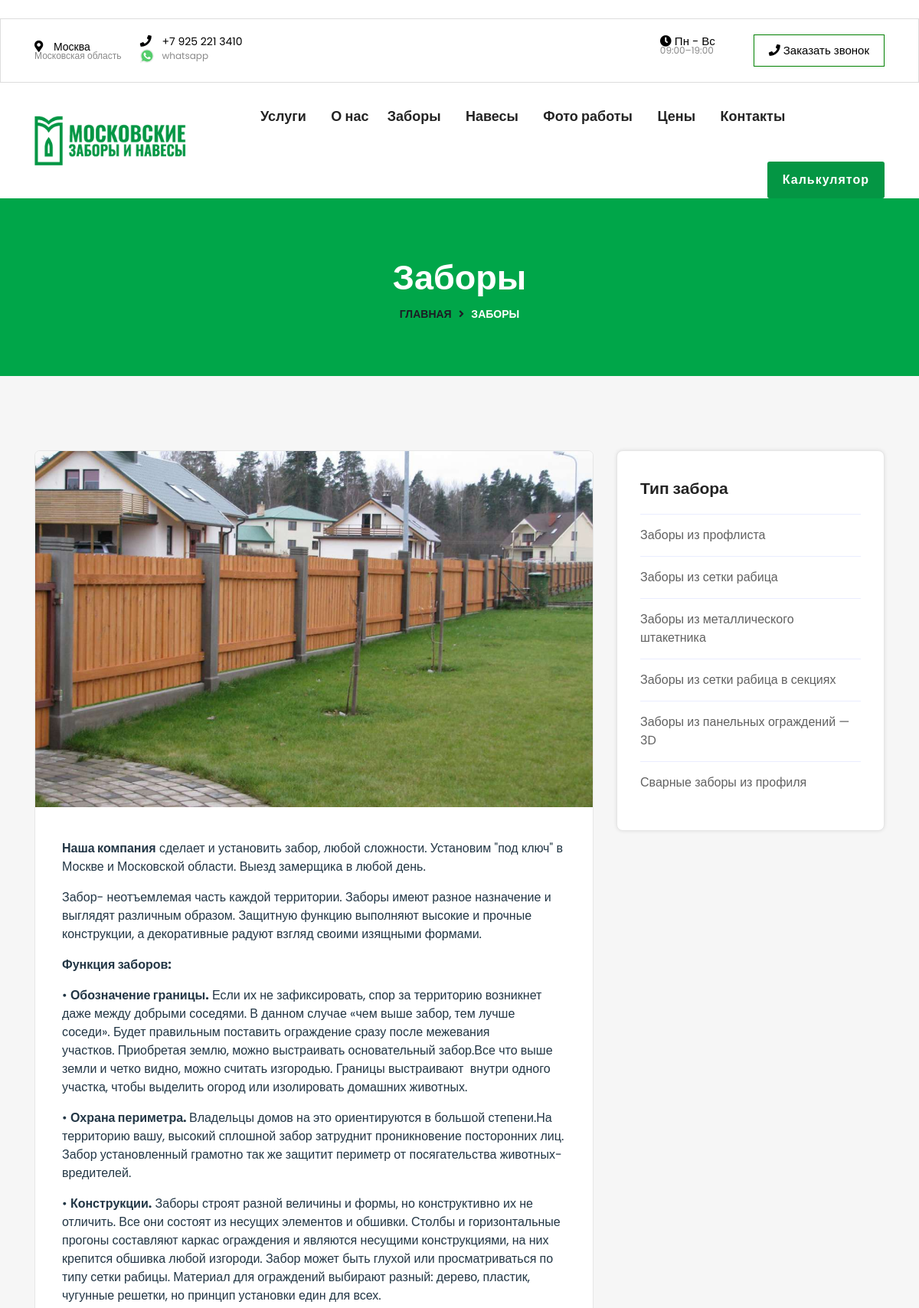
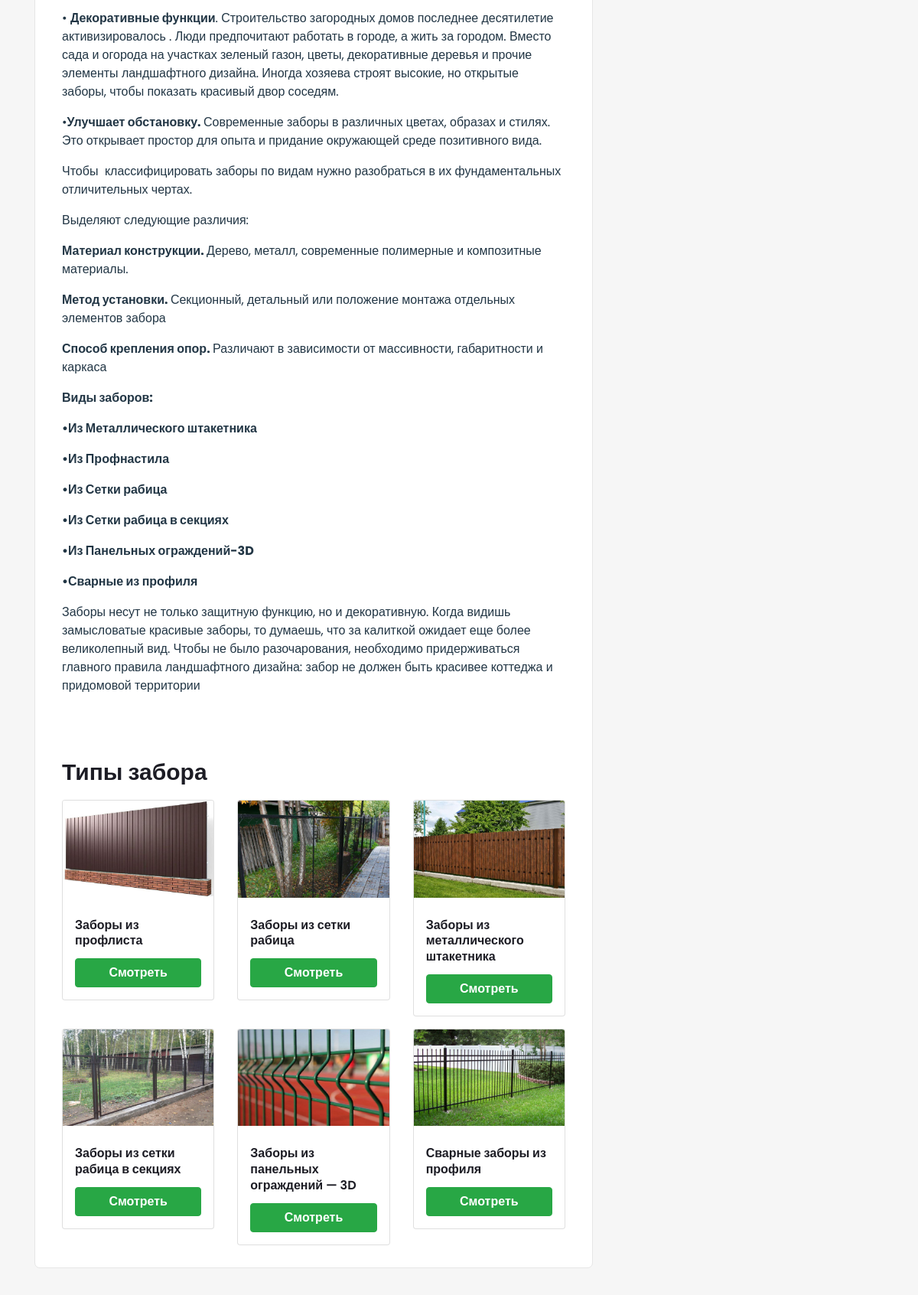
The app's page /zabory/ (upper part) with its own data (2 pictures, top to bottom).
### home/models.py (models this page shows, shortened)
class Page(models.Model):
    Title = models.CharField(_("Название"), blank=True, null=True, max_length=100, help_text="Enter the Title")
    Content = RichTextUploadingField("Контент", blank=True, null=True, help_text="Введите контент")
    Image = ProcessedImageField(upload_to='pages/%Y/%m/%d/',
                            processors=[ResizeToFill(1200, 768)],
                            format='JPEG',
                            options={'quality': 60}, blank=True)
    image_thumbnail = ImageSpecField(source='Image',
                                 processors=[ResizeToFill(768, 500)],
                                 format='JPEG',
                                 )
    template = models.CharField('Шаблон', max_length=20, blank=True, null=True, choices=PAGE_TEMPLATE_CHOICES, default='about', help_text='Select a template')
    sortingIndex = models.IntegerField("Индекс сортировки",default=0, blank=True)
    SEO = models.ForeignKey(SEO_Optimiser, on_delete=models.CASCADE, null=True, blank=True)
    pageid = models.IntegerField("ID страницы", default=1, blank=True, help_text="This value is used in sourceviews.py")
    Created = models.DateTimeField(auto_now_add=True)
    Updated = models.DateTimeField(auto_now=True)
    status = models.CharField(max_length=10, choices=STATUS_CHOICES, default='published')
    class Meta:
        ordering = (('-Created'),)
        verbose_name = 'Страница'
        verbose_name_plural = 'Страницы'

class ServiceCategory(models.Model):
    Title = models.CharField("Название тип забора", max_length=100, blank=True, null=True,  help_text="Введите категорию услуги")
    Slug = models.CharField(max_length=100, blank=True, null=True, unique=True, help_text="Ссылка категория услуги")
    Content = RichTextUploadingField("Описание", blank=True, null=True, help_text="Короткое описание ")
    ShortDesc = models.TextField("Короткое описание", max_length=165, null=True, blank=True, help_text="Короткое описание сервиса")
    Image = ProcessedImageField(upload_to='zabory/categories/%Y-%m-%d/',
                            processors=[ResizeToFill(1200, 768)],
                            format='JPEG',
                            blank=True, null=True)
    image_thumbnail = ImageSpecField(source='Image',
                                 processors=[ResizeToFill(390, 290)],
                                 format='JPEG',
                                 )
    class Meta:
        verbose_name = 'Тип забора'
        verbose_name_plural = 'Типы забора'
    def get_absolute_url(self):
        return reverse('home:zaborCategory', args = [self.Slug])

### home/views.py (the view)
# urls.py: path('zabory/', views.zaborCategoryList, name="zaborCategoryList"),
def zaborCategoryList(request):
    template = 'home/zabory_categories_list.html'
    SEO = SEO_Optimiser.objects.get(seoid=2)
    zaborCategories = ServiceCategory.objects.all()
    page = Page.objects.get(pageid=3)
    args = {
        'page': page,
        'SEO': SEO,
        'zaborCategories': zaborCategories,
    }
    return render(request, template, args)

### home/templates/home/zabory_categories_list.html (shortened to what this page needs)
﻿{% extends 'base.html' %}{% load static %}
    {%block mainWrapper %}
    <div class="breatcumb-area d-flex align-items-center">
        <div class="container">
            <div class="row">
                <div class="col-lg-12">
                    <div class="breatcumb-content text-center">
                        <div class="breatcumb-title">
                            <h2>Заборы</h2>
                        </div>
                        <div class="breatcumb-content-text">
                            <ul>
                                <li><a href="#">Главная</a> <i class="fas fa-angle-right"></i> <span>Заборы</span></li>
                            </ul>
                        </div>
                    </div>
                </div>
            </div>
        </div>
    </div>
    <div class="blog_area blog-details-area rs pt-115 pb-90" id="blog">
        <div class="container">
            <div class="row">
                <div class="col-lg-8 col-md-12 col-sm-12 col-xs-12">
                    <div class="row">
                        <div class="col-md-12">
                            <div class="dreamit-single-blog-box">
                                <div class="dreamit-sigle-tmumb">
                                    <img src="{{page.Image.url }}" alt="{{page.Title}}" class="img-fluid" >
                                </div>
                                <div class="em-blog-content">
                                    <div class="blog-page-title pt-3">
                                        {% autoescape off %}
                                        {{page.Content}}
                                        {% endautoescape %}
                                    </div>
                                    <div class="blog-page-title pt-3">
                                        <div class="row pb-3">
                                            <div class="col-sm-12 pb-3">
                                                <h3 class="theme-color">Типы забора</h3>
                                            </div>
                                            {% for zc in zaborCategories %}
                                            <div class="col-sm-4">
                                                <div class="card">
                                                    <img class="card-img-top" src="{{zc.image_thumbnail.url}}" alt="{{zc.Title}}" style="width:100%">
                                                    <div class="card-body">
                                                      <h4 class="card-title" style="font-size: 16px;" >{{zc.Title}}</h4>
                                                      <a href="{{zc.get_absolute_url}}" class="btn btn-success card-btn full-width">Смотреть</a>
                                                    </div>
                                                </div>
                                            </div>
                                            {% if forloop.counter|divisibleby:"3" and not forloop.last %}
                                            </div>
                                            <div class="row pb-3">
                                            {% endif %}
                                            {% endfor %}
                                        </div>
                                    </div>
                                </div>
                            </div>
                        </div>
                    </div>
                </div>
                <div class=" col-lg-4 col-md-12 col-sm-12 col-xs-12 sidebar-right content-widget pdsr">
                    <div class="blog-left-side widget">
                        <div class="widget-sidebar-box-two">
                            <div class="widget-sidebar-title text-left pb-20">
                                <h2>Тип забора</h2>
                            </div>
                            <div class="categories-content">
                                <ul>
                                    {% for zc in zaborCategories %}
                                    <li><a href="{{zc.get_absolute_url }}">{{zc.Title}}</a></li>
                                    {% endfor %}
                                </ul>
                            </div>
                        </div>
                    </div>
                </div>
            </div>
        </div>
    </div>
    <br><br><br><br>
    {% endblock mainWrapper %}

### static/assets/css/theme-default.css (style rules this page uses)
html, body { overflow-x: hidden; }
body { color: #223645; font-size: 16px; font-weight: 400; line-height: 1.5; text-align: left; font-family: 'Poppins', sans-serif; }
html { scroll-behavior: smooth; }
p { font-weight: 400; font-style: normal; }
h1, h2, h3, h4, h5, h6 { color: #1c1c24; font-family: 'Poppins', sans-serif; font-style: normal; margin-bottom: 0; margin-top: 10px; line-height: 1.3; font-weight: 600; -webkit-transition: .5s; transition: .5s; font-size:36px; }
h2 { font-size: 35px; }
h3 { font-size: 30px; }
h4 { font-size: 24px; }
ul { margin: 0px; padding: 0px; }
ul { margin: 0; padding: 0; }
::placeholder { color: #454545; font-size: 16px; }
.pt-115 { padding-top:115px; }
.pb-90 { padding-bottom:90px; }
.pb-20 { padding-bottom:20px; }

### static/assets/css/widget.css (style rules this page uses)
.blog-details-area { background: #F6F6F6; }
.dreamit-single-blog-box { margin-bottom: 40px; transition: .3s; background: #fff; border: 1px solid #e6e6e6; overflow: hidden; border-radius: 7px; }
.dreamit-sigle-tmumb img { width: 100%; }
.em-blog-content { padding: 26px 35px 13px; }
.blog-page-title a { font-weight: 600; color: #232323; transition: .3s; }
.widget-sidebar-title h2 { color: #232323; font-size: 21px; position: relative; display: block; margin: 0; }
.widget-sidebar-box-two { padding: 35px 30px 35px; box-shadow: 0 0 5px rgb(0 0 0 / 10%); background: #fff; border: 1px solid #e6e6e6; margin-bottom: 40px; border-radius: 8px; }
.categories-content ul li { list-style: none; border-top: 1px solid #eaedff; padding-top: 15px; padding-bottom: 15px; }
.categories-content ul li a { color: #616161; }

### home/templates/base.html (style rules this page uses)
.breatcumb-title h2, .breatcumb-content-text ul li a { font-family: 'Oswald', sans-serif !important; }

### home/templates/home/zabory_categories_list.html (style rules this page uses)
.card-btn { color: #fff !important; width: 100% }
.card-title { font-size: 16px; }
.card-body { padding: 1rem; }

### records on screen
Page: Image (picture), Content "Наша компания сделает и установить забор, любой сложности. Установим \"под ключ\" в Москве и Московской области. Выезд замерщика в любой день. Забор- неотъемлемая часть каждой территории. Заборы имеют разное назначение и выглядят различным образом. Защитную функцию выполняют высокие и прочные конструкции, а декоративные радуют взгляд своими изящными формами. Функция заборов: • Обозначение границы. Если их не зафиксировать, спор за территорию возникнет даже между добрыми соседями. В данном случае «чем выше забор, тем лучше соседи». Будет правильным поставить ограждение сразу после межевания участков. Приобретая землю, можно выстраивать основательный забор.Все что выше земли и четко видно,…"
ServiceCategory: image_thumbnail (picture), Title "Заборы из профлиста"
ServiceCategory: image_thumbnail (picture), Title "Заборы из сетки рабица"
ServiceCategory: image_thumbnail (picture), Title "Заборы из металлического штакетника"
ServiceCategory: image_thumbnail (picture), Title "Заборы из сетки рабица в секциях"
ServiceCategory: image_thumbnail (picture), Title "Заборы из панельных ограждений — 3D"
ServiceCategory: image_thumbnail (picture), Title "Сварные заборы из профиля"
